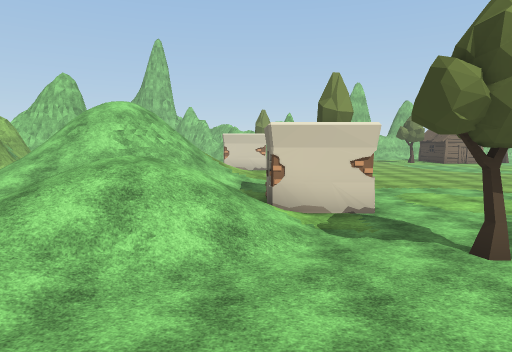
[1] (above)

24 first-person views from a walk through a Unity game level. The camera is 1.4 m above the floor, tilts 6° down and sees 75° across. The floor is counted in squares, 2 m on a side. Each view is taken from the middle of a square. On the plan, view 1 faces up. The plan holds only what a view shows up to about 10 squares ahead; the rest is blank. The place goes on beyond the plan. The player character is not drawn. Some surface patterns are stand-ins.

[2]
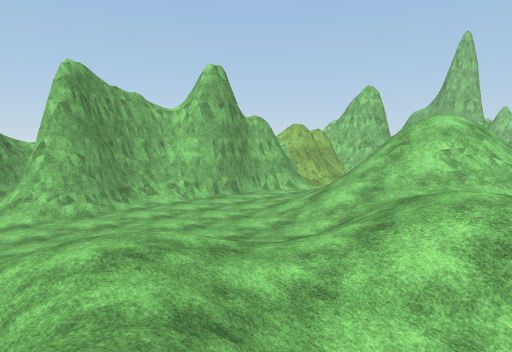

[3]
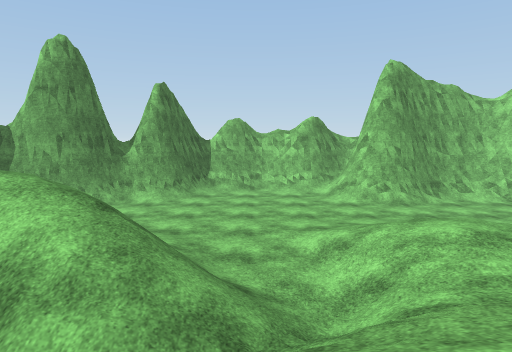

[4]
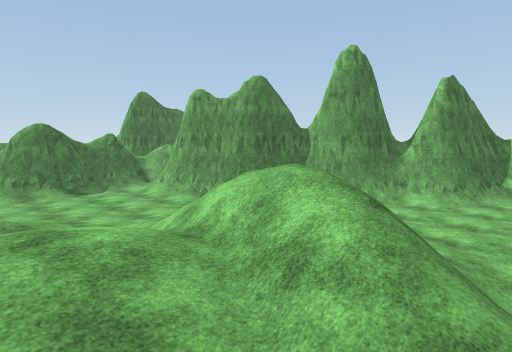

[5]
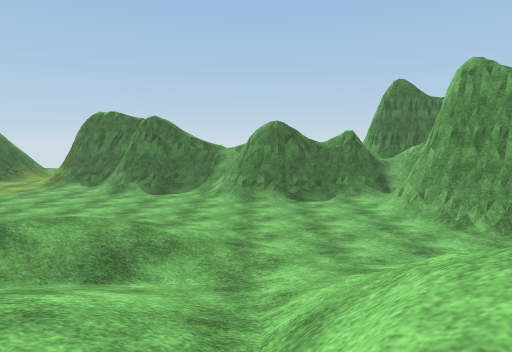

[6]
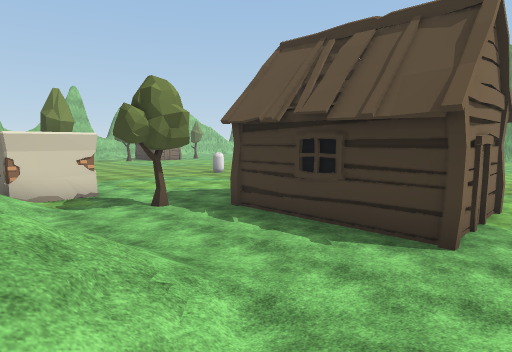

[7]
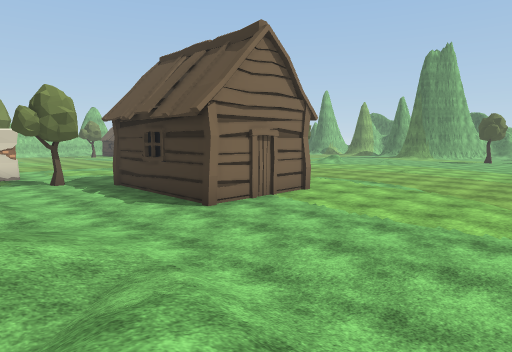

[8]
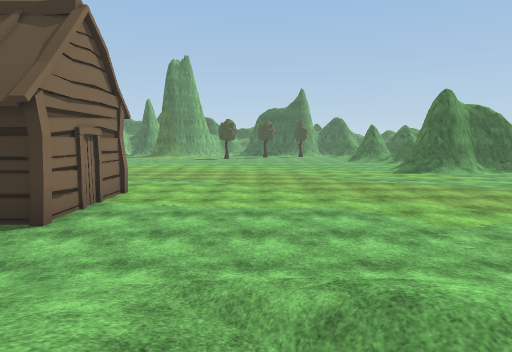

[9]
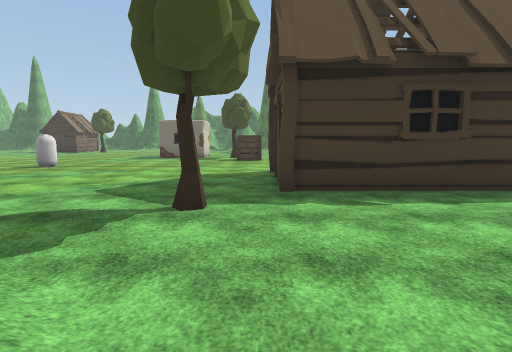

[10]
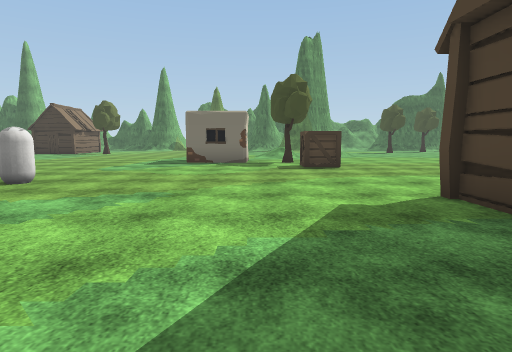

[11]
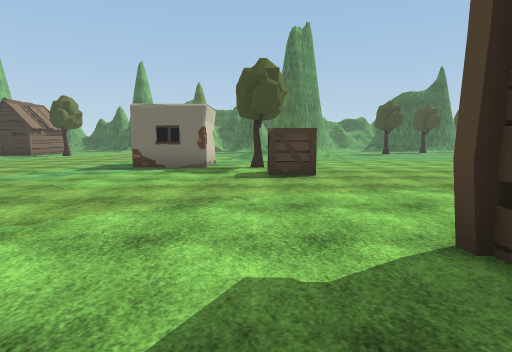

[12]
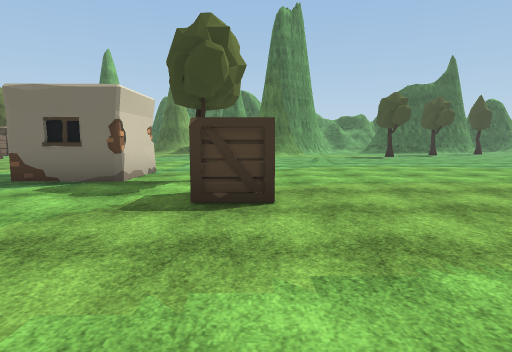

[13]
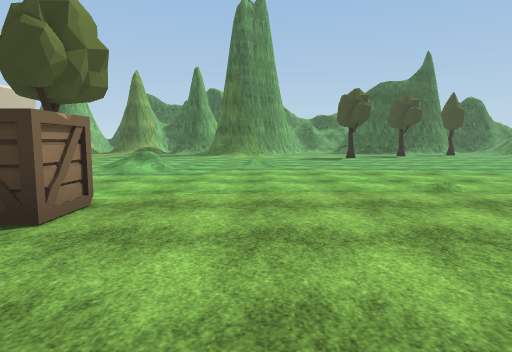

[14]
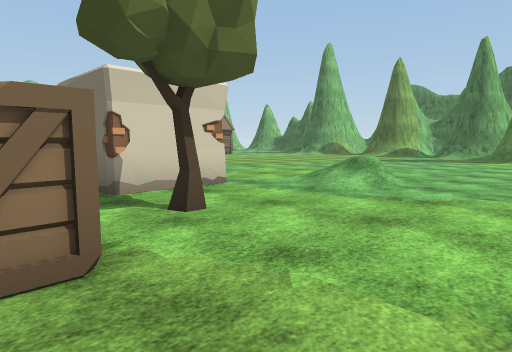

[15]
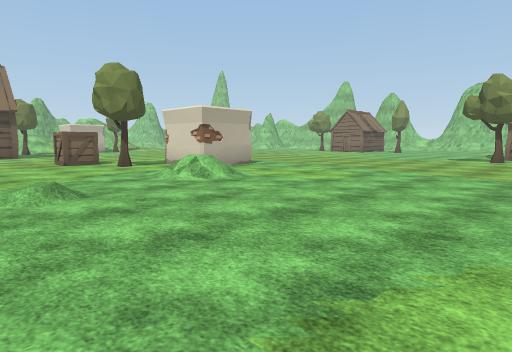

[16]
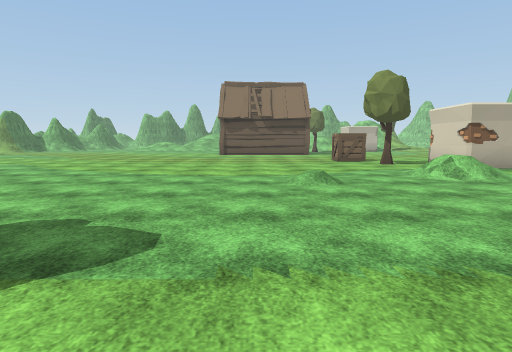

[17]
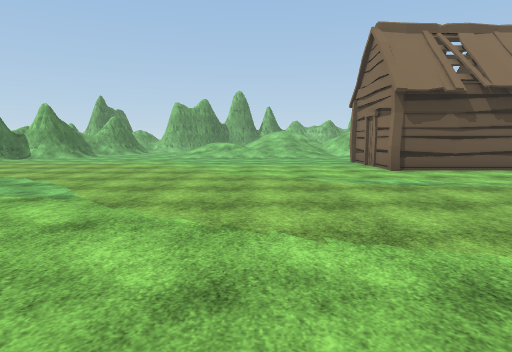

[18]
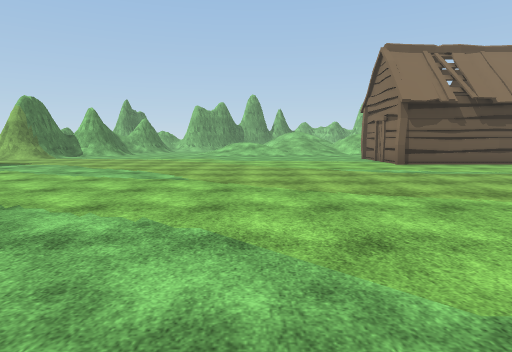

[19]
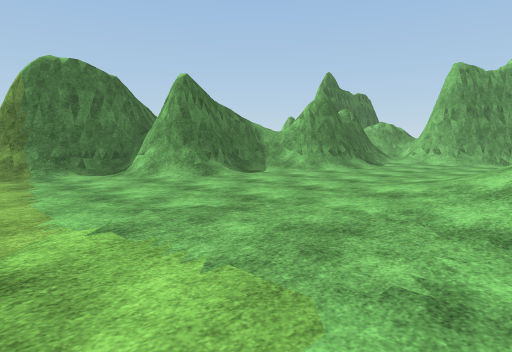

[20]
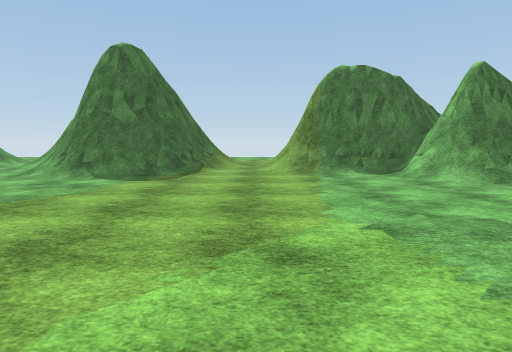

[21]
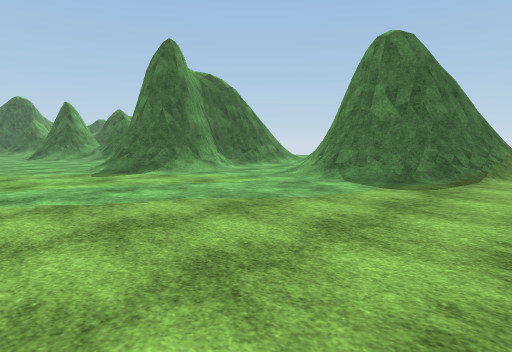

[22]
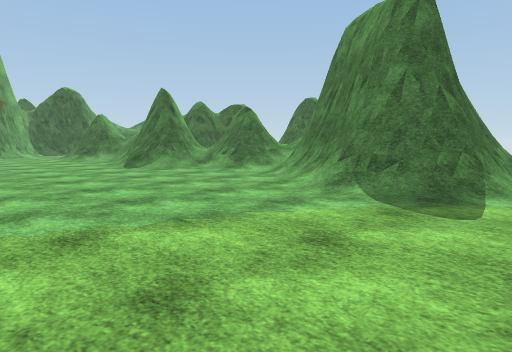

[23]
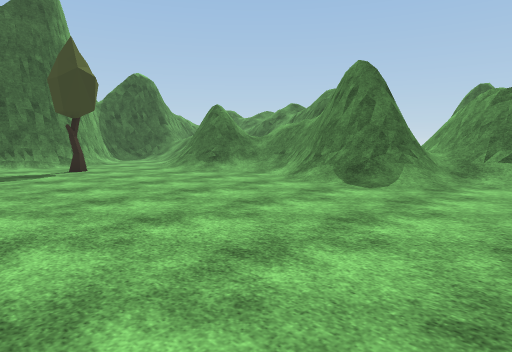

[24]
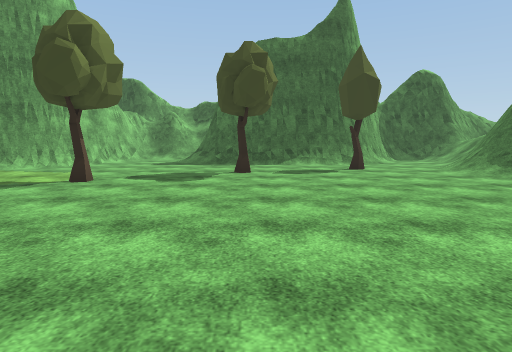

### Floor plan
Key: @ floor where view 1 was taken; # wall or solid block; x gap in a wall; . floor; / step, stairs or slope; = window, fence, low wall or low ledge; v drop or lower ground; T tree; H hut; C capsule; R crate; O other object.
Columns run from 13 left of view 1 to 28 right of it. Each row starts with its distance up from view 1.
 10            ///   ............   ....
  9         =//=// T.....C..............
  8         //==//  ....................
  7      .//////    ...........O .......
  6    #../////   #O...........##.......
  5    #....///////...............//....
  4    #....//////..T..........T..//.....
  3    #/..//////............R..../......
  2 =###/./ ////.....HHHH................
  1  #//../////   /..H  H........../.....  #
  0   /....//////@/..H  H..................##
 -1   .......//////..H  H...................#
 -2  #.....///// //..H.......................
 -3  ##..../ ///////....................T....
 -4   ##..   ///////.........................
 -5   ###    ///////.........................
 -6    ##    ///////......................T.
 -7     #  .////////........................##
 -8     ##/.../////.......................T.##
 -9      ##/....//........................T..#
-10       #/.................................#
-11       #/..................//....///./##/.
-12       ///##/............./##/../###=/##=/
-13      =/####x###/........./####/### //
-14            /vv##//../##../#   /##/
-15               ####//###=./#

Where each view was taken, in squares from view 1:
view 1: 0 up, 0 right, facing up
view 2: 0 up, 1 left, facing up-left
view 3: 1 down, 1 left, facing left
view 4: 1 down, 1 left, facing down-left
view 5: 3 down, 3 left, facing down
view 6: 3 down, 1 left, facing up-right
view 7: 7 down, 0 right, facing up-right
view 8: 5 down, 1 left, facing right
view 9: 3 up, 1 left, facing right
view 10: 5 up, 3 right, facing right
view 11: 4 up, 5 right, facing right
view 12: 3 up, 8 right, facing right
view 13: 1 up, 9 right, facing right
view 14: 1 up, 12 right, facing up-right
view 15: 0 up, 23 right, facing up-left
view 16: 0 up, 24 right, facing left
view 17: 5 down, 15 right, facing left
view 18: 6 down, 17 right, facing left
view 19: 7 down, 5 right, facing down-left
view 20: 7 down, 5 right, facing down
view 21: 8 down, 5 right, facing down-right
view 22: 7 down, 11 right, facing down-right
view 23: 6 down, 17 right, facing down-right
view 24: 6 down, 17 right, facing right
